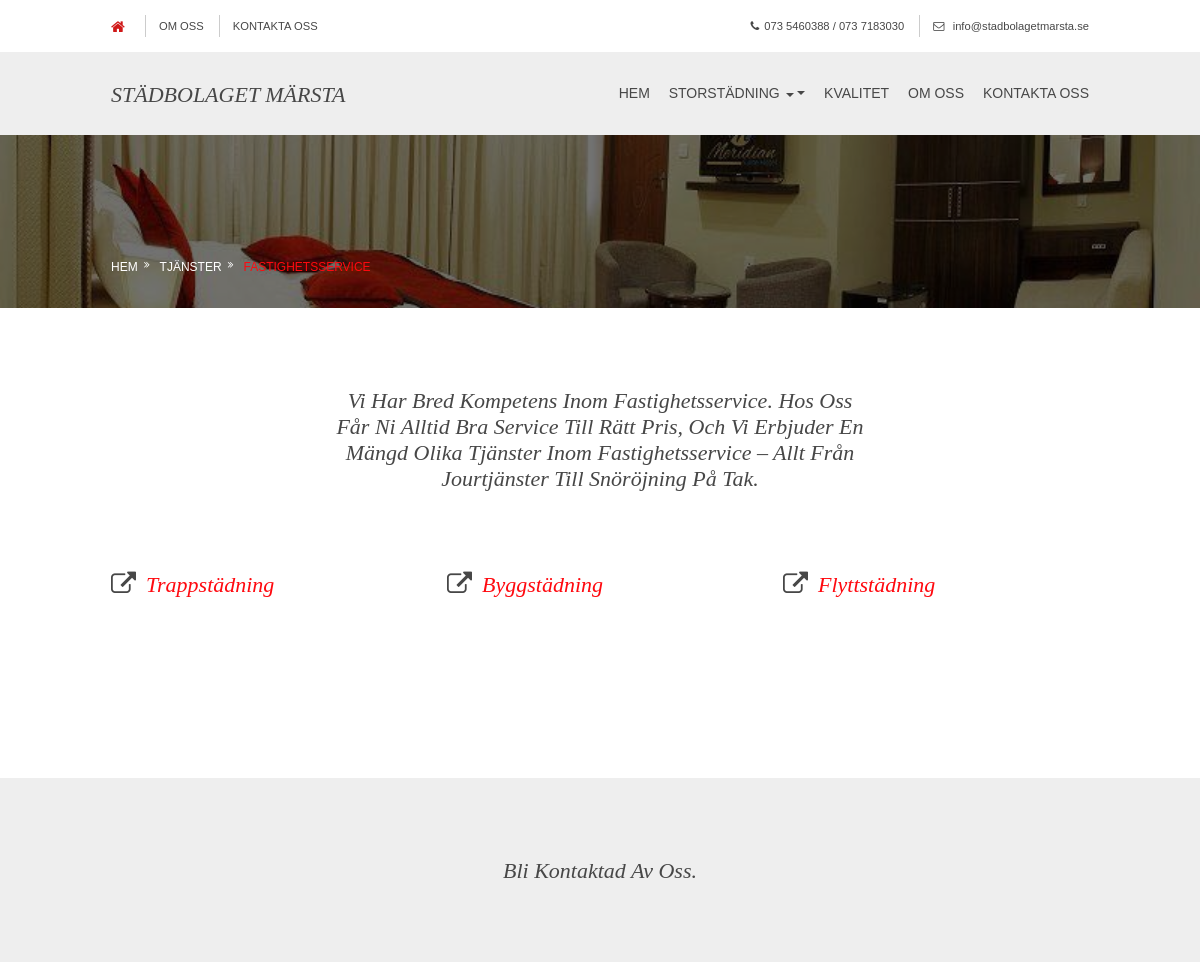
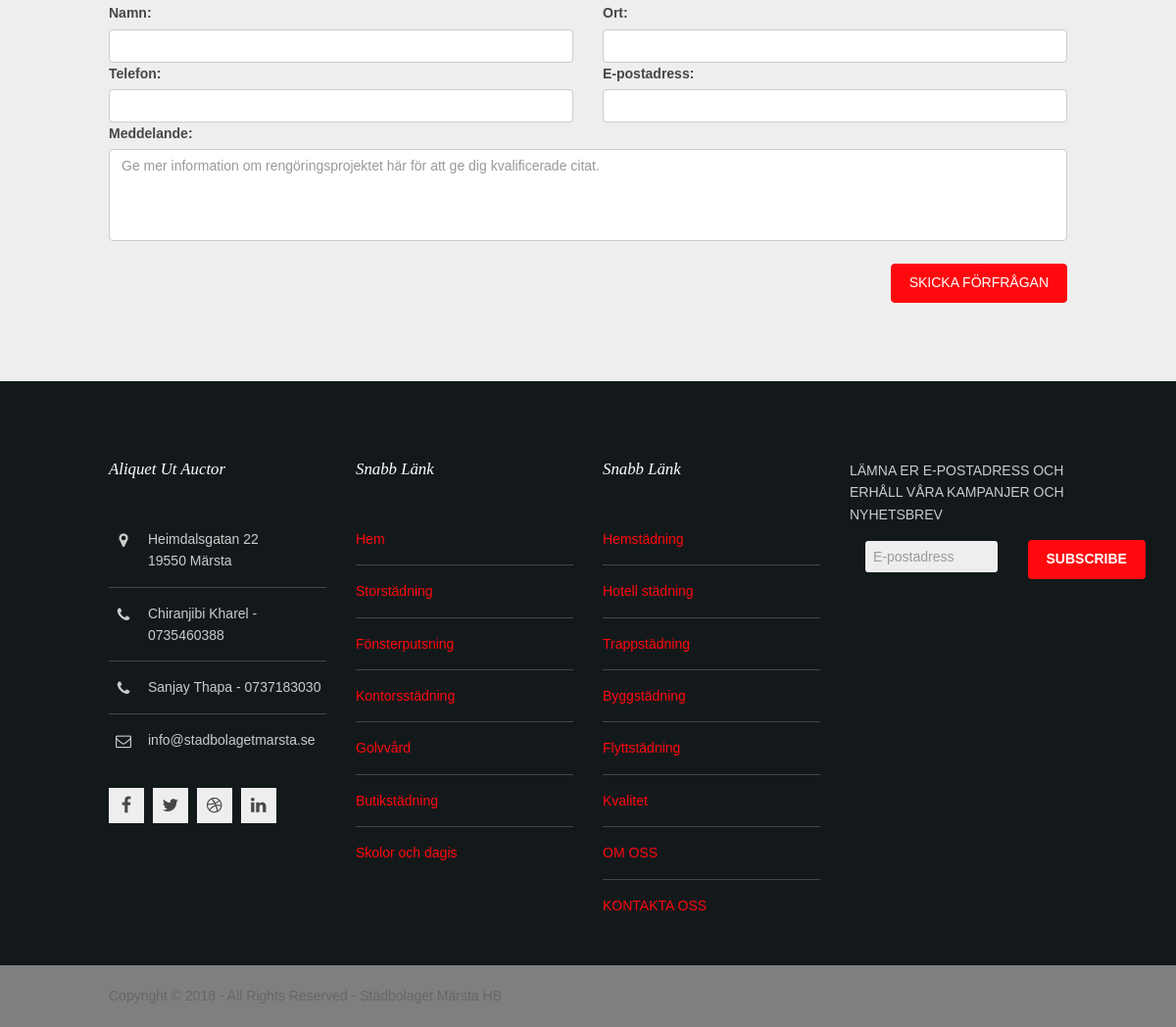
The page /propertyservice/ on the database its author committed (2 pictures, top to bottom).
### companyapp/models.py (models this page shows, shortened)
class menu_top_level(models.Model):
        Name = models.CharField(max_length=200)
        Order= models.IntegerField()
        url=models.URLField(max_length=200)
        published=models.BooleanField(default=False)
        created = models.DateTimeField(auto_now_add=True)
        class Meta:
            verbose_name="Top Menu"
            verbose_name_plural="Top Menus"
            ordering=["-Order"]

### companyapp/views.py (the view, shortened to what this page needs)
# urls.py: url(r'^propertyservice/$', views.propertyservice, name='propertyservice'),
def propertyservice(request):
     if request.method == 'GET':
        form = ContactForm()
     return render(request, 'propertyservice.html', {
        'form': form,
    })

### companyapp/contact_us.py
class ContactForm(forms.ModelForm):
    class Meta:
        model = Messages
        fields = ['Name', 'Location', 'PhoneNumber', 'Email', 'Message']
        widgets = {
            'Name': forms.TextInput(attrs={'class': 'form-control' }),
            'Email': forms.TextInput(attrs={'class': 'form-control '}),
            'PhoneNumber': forms.TextInput(attrs={'class': 'form-control ','minlength': 10, 'maxlength': 15, 'required': True, 'type': 'number',}),
            'Location': forms.TextInput(attrs={'class': 'form-control'}),
            'Message': forms.Textarea(attrs={'class': 'form-control ','rows':4, 'cols':15,'placeholder':'Ge mer information om rengöringsprojektet här för att ge dig kvalificerade citat.'}),
        }
        error_messages = {
        'PhoneNumber': {
            'invalid': 'Please enter a valid phone number',
        },
        'Email': {
            'invalid': 'Your email address is incorrect',
        },
        }
        labels = {
            'Name': _('Namn'),
            'Location': _('Ort'),
            'PhoneNumber': _('Telefon'),
            'Email': _('E-postadress'),
            'Message': _('Meddelande')
        }

### companyapp/menuprocessor.py (called while the page is built)
def menuitem(request):
    parentmenu=[]
    submenu1=[]
    result = []
    levelthreemenu=[]
    resultthirdlevel=[]
    finalmenu={}
    Category = models.menu_top_level.objects.all().order_by('Order')
    for menu in Category:
        print(menu.Name)
        parentmenu.append(menu.Name)
        submenu = models.menu_mid_level.objects.filter(TopMenu_id=menu.id).order_by('Order')
        if submenu.exists():
            for x in submenu:
                submenu1.append({'name':x.Name, 'url':x.url})
            result.append(submenu1)
            submenu1=[]
        else:
            result.append('')
        print(result)
        print(resultthirdlevel)
        finalmenu = OrderedDict(zip(parentmenu, result))
    return {'Category' : finalmenu}

### templates/propertyservice.html
{% extends "base.html" %}
{% load static %}
{% block body_class %}template-homepage{% endblock %}
{% block content %}
<div class="wrapper bgded overlay" style="background-image:url('{% static "images/demo/backgrounds/03.jpg"%}');">
    <div id="breadcrumb" class="hoc clear">
      <ul>
        <li><a href="#">Hem</a></li>
        <li><a href="#">Tjänster</a></li>
        <li><a href="#">Fastighetsservice</a></li>
      </ul>
    </div>
  </div>
<div class="wrapper row3">
        <main class="hoc container clear">
        <section id="innerblock">
                <div class="sectiontitle">
                        <h6   class="heading"> Vi har bred kompetens inom fastighetsservice. Hos oss får ni alltid bra service till rätt pris, och vi erbjuder en mängd olika tjänster inom fastighetsservice – allt från jourtjänster till snöröjning på tak.</h6>
                    </div>
                    <ul class="nospace btmspace-80 group">
                            <li class="one_third first">
                              <article><i class="fa fa-external-link"></i>
                                <h2 class="heading "><a href="#">trappstädning</a></h6>
                              </article>
                            </li>
                            <li class="one_third">
                              <article><i class="fa fa-external-link"></i>
                                <h6 class="heading "><a href="#">byggstädning</a></h6>
                              </article>
                            </li>
                            <li class="one_third">
                              <article><i class="fa fa-external-link"></i>
                                <h6 class="heading"><a href="#">flyttstädning</a></h6>
                              </article>
                            </li>
                          </ul>
              </section>
              </main>
  {% include "contact_us.html" %}
</div>
{% endblock %}

### templates/base.html (shortened to what this page needs)
{% load static %}
<!DOCTYPE html>
 <html class="no-js">
<head>
          <link rel="stylesheet" type="text/css" href="{% static 'css/bootstrap.css' %}">
          <link rel="stylesheet" type="text/css" href="{% static 'css/bootstrap.min.css' %}">
          <link rel="stylesheet" type="text/css" href="{% static 'css/layout.css' %}">
    </head>
    <div class="wrapper row0">
      <div id="topbar" class="hoc clear">
        <div class="fl_left">
          <ul class="nospace">
            <li><a href="/"><i class="fa fa-lg fa-home"></i></a></li>
            <li class=""><a href="{% url 'pages' title='OM OSS'  %}">OM OSS</a></li>
        <li class=""><a href="{% url 'pages' title='KONTAKTA OSS'  %}">KONTAKTA OSS</a></li>
          </ul>
        </div>
        <div class="fl_right">
          <ul class="nospace">
            <li><i class="fa fa-phone"></i>073 5460388 / 073 7183030</li>
            <li style='text-transform: lowercase'><i class="fa fa-envelope-o"></i> info@stadbolagetmarsta.se</li>
          </ul>
        </div>
      </div>
    </div>
<div class="wrapper row1">
  <header id="header" class="hoc clear">
    <div id="logo" class="fl_left">
      <h1><a href="/">Städbolaget Märsta </a></h1>
    </div>
    <nav id="mainav" class="fl_right">
         <ul class="clear">
            {% for menu, submenu in Category.items %}
            {% if submenu %}
	            <li class=" dropdown {% if menu in request.path %}active{% endif %} ">
	              <a class="dropdown-toggle " data-toggle="dropdown" role="button" aria-haspopup="true" aria-expanded="false" href="">{{menu }} <span class="caret"></span></a>
              </li>
	            {% else%}
	               <li class="{% if menu in request.path %}active{% endif %}"><a href="/category/{{ menu}}/">{{menu}}</a></li>
	               {% endif %}
	    {% endfor %}
        </ul>
    </nav>
  </header>
</div>
    <body class="{% block body_class %}{% endblock %}">
        {% block content %}{% endblock %}
    </body>
<div class="bgded overlay" style=" background-color: #2a373b;">
  <div class="wrapper row4">
    <footer id="footer" class="hoc clear">
      <div class="one_quarter first">
        <h6 class="heading">Aliquet ut auctor</h6>
        <ul class="nospace btmspace-30 linklist contact">
          <li><i class="fa fa-map-marker"></i>
            <address>
            Heimdalsgatan 22 <br>19550 Märsta
            </address>
          </li>
          <li><i class="fa fa-phone"></i> Chiranjibi Kharel - 0735460388</li>
          <li><i class="fa fa-phone"></i>  Sanjay Thapa - 0737183030</li>
          <li><i class="fa fa-envelope-o"></i> info@stadbolagetmarsta.se</li>
        </ul>
        <ul class="faico clear">
          <li><a class="faicon-facebook" href="#"><i class="fa fa-facebook"></i></a></li>
          <li><a class="faicon-twitter" href="#"><i class="fa fa-twitter"></i></a></li>
          <li><a class="faicon-dribble" href="#"><i class="fa fa-dribbble"></i></a></li>
          <li><a class="faicon-linkedin" href="#"><i class="fa fa-linkedin"></i></a></li>
        </ul>
      </div>
      <div class="one_quarter">
          <h6 class="heading">Snabb länk</h6>
          <ul class="nospace linklist">
              <li><a href="/">Hem</a></li>
              <li><a href="{% url 'pages' title='storstädning'  %}">Storstädning</a></li>
              <li><a href="{% url 'pages' title='fönsterputsning'  %}">Fönsterputsning</a></li>
              <li><a href="{% url 'pages' title='kontorsstädning'  %}">Kontorsstädning</a></li>
               <li><a href="{% url 'pages' title='golvvård'  %}">Golvvård</a></li>
              <li><a href="{% url 'pages' title='butikstädning'  %}">Butikstädning</a></li>
              <li><a href="{% url 'pages' title='skolor och dagis'  %}">Skolor och dagis</a></li>
          </ul>
        </div>
      <div class="one_quarter">
        <h6 class="heading">Snabb länk</h6>
        <ul class="nospace linklist">
            <li><a href="{% url 'pages' title='hemstädning'  %}">Hemstädning</a></li>
            <li><a href="{% url 'pages' title='Hotell städning'  %}">Hotell städning</a></li>
            <li><a href="{% url 'pages' title='trappstädning'  %}">Trappstädning</a></li>
            <li><a href="{% url 'pages' title='byggstädning'  %}">Byggstädning</a></li>
            <li><a href="{% url 'pages' title='flyttstädning'  %}">Flyttstädning</a></li>
            <li><a href=" {% url 'pages' title='Kvalitet'  %}" >Kvalitet</a></li>
        <li class=""><a href="{% url 'pages' title='OM OSS'  %}">OM OSS</a></li>
        <li class=""><a href="{% url 'pages' title='KONTAKTA OSS'  %}">KONTAKTA OSS</a></li>
        </ul>
      </div>
      <div class="one_quarter">
        <p class="nospace btmspace-15">LÄMNA ER E-POSTADRESS OCH ERHÅLL VÅRA KAMPANJER OCH NYHETSBREV</p>
        <form  id= "subID"enctype="multipart/form-data" method="post" action="/newsletter/news/subscribe/">
              <div class="" id="emailbox" style=" text-align: center;">
                  <div class="col-sm-9 ">
                      <input placeholder="E-postadress"type="email" name="email_field" required="" id="id_email_field"class="form-control " >
                  </div>
                  <div class="col-sm-2">
                          <button class="btn btn-white" id="id_submit" name="submit" value="Subscribe" type="submit">Subscribe</button>
                  </div>
              </div>
          </div>
      </div>
  </div>
  <div class="wrapper row5">
    <div id="copyright" class="hoc clear">
      <p class="fl_left">Copyright &copy; 2018 - All Rights Reserved - <a href="#">Städbolaget Märsta HB </a></p>
    </div>
  </div>
</html>

### static/css/layout.css (style rules this page uses)
#topbar { padding:15px 0; font-size:0.8rem; text-transform:uppercase; }
#topbar * { margin:0; }
#topbar ul li { display:inline-block; margin-right:10px; padding-right:15px; border-right:1px solid; }
#topbar ul li:last-child { margin-right:0; padding-right:0; border-right:none; }
#topbar i { margin:0 5px 0 0; line-height:normal; }
#header #logo { margin:30px 0 0 0; }
#header #logo h1 { margin:0; padding:0; font-size:22px; text-transform:uppercase; }
.container { padding:80px 0; }
.sectiontitle { display:block; max-width:55%; margin:0 auto 80px; text-align:center; }
.sectiontitle * { margin:0; }
#innerblock article i { font-size:25px; float: left; width: 35px; }
#footer { padding:80px 0 50px; }
#footer .heading { margin-bottom:50px; font-size:1.2rem; }
#footer .linklist li { display:block; margin-bottom:15px; padding:0 0 15px 0; border-bottom:1px solid; }
#footer .linklist li:last-child { margin:0; padding:0; border:none; }
#footer .linklist li::before, #footer .linklist li::after { display:table; content:""; }
#footer .linklist li, #footer .linklist li::after { clear:both; }
#footer .contact.linklist li, #footer .contact.linklist li:last-child { position:relative; padding-left:40px; }
#footer .contact li * { margin:0; padding:0; line-height:1.6; }
#footer .contact li i { display:block; position:absolute; top:0; left:0; width:30px; font-size:16px; text-align:center; }
#footer input, #footer button { border:1px solid; }
#footer input { display:block; width:100%; padding:8px; }
#footer button { padding:8px 18px 10px; text-transform:uppercase; font-weight:700; cursor:pointer; }
#copyright { padding:20px 0; }
#copyright * { margin:0; padding:0; }
*, *::before, *::after { transition:all .3s ease-in-out; }
nav ul, nav ol { margin:0; padding:0; list-style:none; }
#mainav .drop::after, #mainav li li .drop::after, #breadcrumb li a::after, .sidebar nav a::after { position:absolute; font-family:"FontAwesome"; font-size:10px; line-height:10px; }
#mainav ul { text-transform:uppercase; }
#mainav li { display:inline-block; position:relative; margin:0 15px 0 0; padding:0; }
#mainav li:last-child { margin-right:0; }
#mainav li a { display:block; padding:30px 0; }
#breadcrumb { padding:120px 0 30px; }
#breadcrumb ul { margin:0; padding:0; list-style:none; text-transform:uppercase; }
#breadcrumb li { display:inline-block; margin:0 6px 0 0; padding:0; }
#breadcrumb li a { display:block; position:relative; margin:0; padding:0 12px 0 0; font-size:12px; }
#breadcrumb li a::after { top:3px; right:0; content:"\f101"; }
#breadcrumb li:last-child a { margin:0; padding:0; }
#breadcrumb li:last-child a::after { display:none; }
.faico { margin:0; padding:0; list-style:none; }
.faico li { display:inline-block; margin:8px 5px 0 0; padding:0; line-height:normal; }
.faico li:last-child { margin-right:0; }
.faico a { display:inline-block; width:36px; height:36px; line-height:36px; font-size:18px; text-align:center; }
.faico a { color:#474747; background-color:#EEEEEE; }
body { color:#474747; background-color:#FFFFFF; }
a { color:#FF090F; }
.overlay { color:#FFFFFF; background-color:inherit; }
.overlay::after { color:inherit; background-color:rgba(0,0,0,.55); }
.btn, .btn.inverse:hover { color:#FFFFFF; background-color:#FF090F; border-color:#FF090F; }
.row0, .row0 a { color:#474747; }
.row1 { color:#474747; background-color:#EEEEEE; }
.row3 { color:#474747; background-color:#FFFFFF; }
.row4 { color:#CBCBCB; }
.row5 { color:#676767; background-color:rgba(0,0,0,.5); }
.row5 a { color:inherit; }
#topbar ul li { border-color:rgba(0,0,0,.2); }
#topbar div:first-of-type li:first-child a { color:#D01818; }
#header #logo a { color:inherit; }
#footer .heading { color:#FFFFFF; }
#footer hr, #footer .borderedbox, #footer .linklist li { border-color:rgba(255,255,255,.2); }
#footer input, #footer button { border-color:transparent; }
#footer input { color:#474747; background-color:#EEEEEE; }
#footer button { color:#FFFFFF; background-color:#FF090F; }
#mainav li a { color:inherit; }
#breadcrumb a { color:inherit; background-color:inherit; }
#breadcrumb li:last-child a { color:#FF090F; }
@media screen and (min-width:978px) { .hoc { max-width:978px; } }

### rows shown on the page
menu_top_level: Category "HEM"
menu_top_level: Category "STORSTÄDNING"
menu_top_level: Category "KVALITET"
menu_top_level: Category "OM OSS"
menu_top_level: Category "KONTAKTA OSS"

### other values the page prints
{{ field.label_tag }} "Namn:" "Ort:" "Telefon:" "E-postadress:" "Meddelande:"
